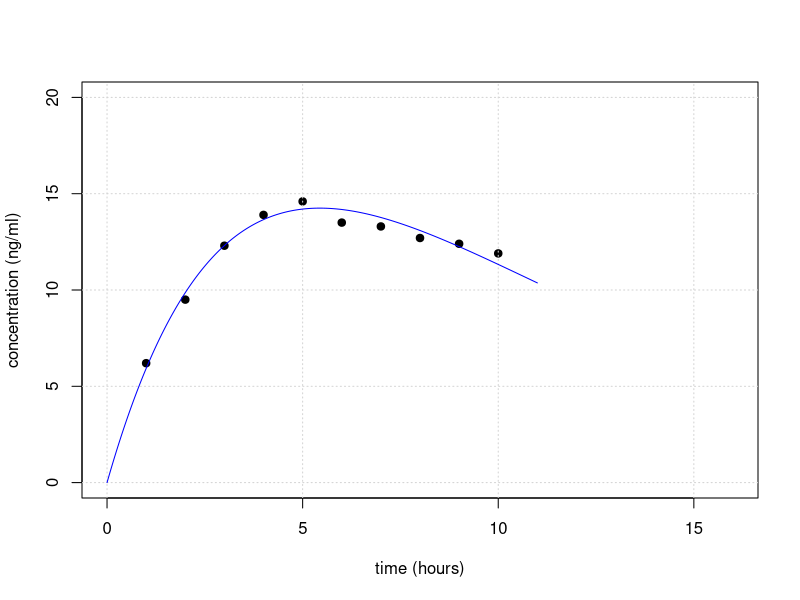

This figure's R source:
hour = (1:10)
concentration = c(6.2,9.5,12.3,13.9,14.6,13.5,13.3,12.7,12.4,11.9)

plot(hour,concentration,pch=19,col='black',
     xlim=c(0,16),ylim=c(0,20),ylab="concentration (ng/ml)",xlab='time (hours)')
grid()

A = matrix(nrow=length(hour),ncol=2) 
A[,1] = rep(1,length(hour))
A[,2] = hour
print("Matrix A is ")
print(A)

b = log(concentration) - log(hour)

print("Coefficients are ")
coeffs = solve(t(A)%*%A, t(A)%*%b) # this x bar, normal equation
print(t(coeffs))

c = exp(1)^coeffs[1]
k = coeffs[2]
print("C is ")
print(c)
print("K is ")
print(k)

q = function(t){
  c*t*exp(1)^(k*t)
}

xx = seq(hour[1]-1,hour[length(hour)]+1,len=1000)
lines(xx,q(xx),col='blue')
